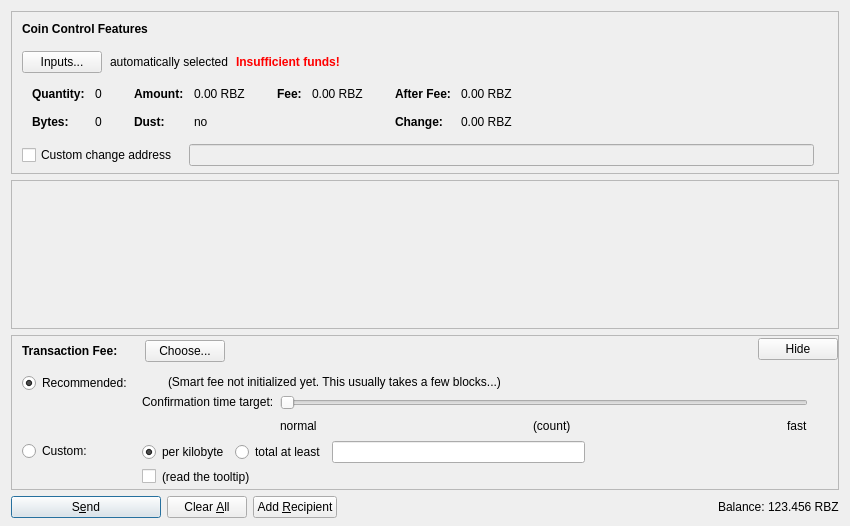
<?xml version="1.0" encoding="UTF-8"?>
<ui version="4.0">
 <class>SendCoinsDialog</class>
 <widget class="QDialog" name="SendCoinsDialog">
  <property name="geometry">
   <rect>
    <x>0</x>
    <y>0</y>
    <width>850</width>
    <height>526</height>
   </rect>
  </property>
  <property name="windowTitle">
   <string>Send Coins</string>
  </property>
  <layout class="QVBoxLayout" name="verticalLayout" stretch="0,1,0,0">
   <property name="bottomMargin">
    <number>8</number>
   </property>
   <item>
    <widget class="QFrame" name="frameCoinControl">
     <property name="sizePolicy">
      <sizepolicy hsizetype="Expanding" vsizetype="Expanding">
       <horstretch>0</horstretch>
       <verstretch>0</verstretch>
      </sizepolicy>
     </property>
     <property name="maximumSize">
      <size>
       <width>16777215</width>
       <height>16777215</height>
      </size>
     </property>
     <property name="frameShape">
      <enum>QFrame::StyledPanel</enum>
     </property>
     <property name="frameShadow">
      <enum>QFrame::Sunken</enum>
     </property>
     <layout class="QVBoxLayout" name="verticalLayoutCoinControl2">
      <property name="spacing">
       <number>0</number>
      </property>
      <property name="leftMargin">
       <number>0</number>
      </property>
      <property name="topMargin">
       <number>0</number>
      </property>
      <property name="rightMargin">
       <number>0</number>
      </property>
      <property name="bottomMargin">
       <number>6</number>
      </property>
      <item>
       <layout class="QVBoxLayout" name="verticalLayoutCoinControl" stretch="0,0,0,0,1">
        <property name="spacing">
         <number>0</number>
        </property>
        <property name="leftMargin">
         <number>10</number>
        </property>
        <property name="topMargin">
         <number>10</number>
        </property>
        <item>
         <layout class="QHBoxLayout" name="horizontalLayoutCoinControl1">
          <property name="bottomMargin">
           <number>15</number>
          </property>
          <item>
           <widget class="QLabel" name="labelCoinControlFeatures">
            <property name="sizePolicy">
             <sizepolicy hsizetype="Preferred" vsizetype="Maximum">
              <horstretch>0</horstretch>
              <verstretch>0</verstretch>
             </sizepolicy>
            </property>
            <property name="font">
             <font>
              <weight>75</weight>
              <bold>true</bold>
             </font>
            </property>
            <property name="styleSheet">
             <string notr="true">font-weight:bold;</string>
            </property>
            <property name="text">
             <string>Coin Control Features</string>
            </property>
           </widget>
          </item>
         </layout>
        </item>
        <item>
         <layout class="QHBoxLayout" name="horizontalLayoutCoinControl2" stretch="0,0,0,0">
          <property name="spacing">
           <number>8</number>
          </property>
          <property name="bottomMargin">
           <number>10</number>
          </property>
          <item>
           <widget class="QPushButton" name="pushButtonCoinControl">
            <property name="styleSheet">
             <string notr="true"/>
            </property>
            <property name="text">
             <string>Inputs...</string>
            </property>
            <property name="autoDefault">
             <bool>false</bool>
            </property>
           </widget>
          </item>
          <item>
           <widget class="QLabel" name="labelCoinControlAutomaticallySelected">
            <property name="text">
             <string>automatically selected</string>
            </property>
            <property name="margin">
             <number>5</number>
            </property>
           </widget>
          </item>
          <item>
           <widget class="QLabel" name="labelCoinControlInsuffFunds">
            <property name="font">
             <font>
              <weight>75</weight>
              <bold>true</bold>
             </font>
            </property>
            <property name="styleSheet">
             <string notr="true">color:red;font-weight:bold;</string>
            </property>
            <property name="text">
             <string>Insufficient funds!</string>
            </property>
            <property name="margin">
             <number>5</number>
            </property>
           </widget>
          </item>
          <item>
           <spacer name="horizontalSpacerCoinControl">
            <property name="orientation">
             <enum>Qt::Horizontal</enum>
            </property>
            <property name="sizeHint" stdset="0">
             <size>
              <width>40</width>
              <height>1</height>
             </size>
            </property>
           </spacer>
          </item>
         </layout>
        </item>
        <item>
         <widget class="QWidget" name="widgetCoinControl" native="true">
          <property name="sizePolicy">
           <sizepolicy hsizetype="Preferred" vsizetype="Preferred">
            <horstretch>0</horstretch>
            <verstretch>0</verstretch>
           </sizepolicy>
          </property>
          <property name="minimumSize">
           <size>
            <width>0</width>
            <height>0</height>
           </size>
          </property>
          <property name="styleSheet">
           <string notr="true"/>
          </property>
          <layout class="QHBoxLayout" name="horizontalLayoutCoinControl5">
           <property name="leftMargin">
            <number>0</number>
           </property>
           <property name="topMargin">
            <number>0</number>
           </property>
           <property name="rightMargin">
            <number>0</number>
           </property>
           <property name="bottomMargin">
            <number>0</number>
           </property>
           <item>
            <layout class="QHBoxLayout" name="horizontalLayoutCoinControl3" stretch="0,0,0,1">
             <property name="spacing">
              <number>20</number>
             </property>
             <property name="topMargin">
              <number>0</number>
             </property>
             <property name="bottomMargin">
              <number>10</number>
             </property>
             <item>
              <layout class="QFormLayout" name="formLayoutCoinControl1">
               <property name="horizontalSpacing">
                <number>10</number>
               </property>
               <property name="verticalSpacing">
                <number>14</number>
               </property>
               <property name="leftMargin">
                <number>10</number>
               </property>
               <property name="topMargin">
                <number>4</number>
               </property>
               <property name="rightMargin">
                <number>6</number>
               </property>
               <item row="0" column="0">
                <widget class="QLabel" name="labelCoinControlQuantityText">
                 <property name="font">
                  <font>
                   <weight>75</weight>
                   <bold>true</bold>
                  </font>
                 </property>
                 <property name="text">
                  <string>Quantity:</string>
                 </property>
                 <property name="margin">
                  <number>0</number>
                 </property>
                </widget>
               </item>
               <item row="0" column="1">
                <widget class="QLabel" name="labelCoinControlQuantity">
                 <property name="cursor">
                  <cursorShape>IBeamCursor</cursorShape>
                 </property>
                 <property name="contextMenuPolicy">
                  <enum>Qt::ActionsContextMenu</enum>
                 </property>
                 <property name="text">
                  <string notr="true">0</string>
                 </property>
                 <property name="margin">
                  <number>0</number>
                 </property>
                 <property name="textInteractionFlags">
                  <set>Qt::LinksAccessibleByMouse|Qt::TextSelectableByKeyboard|Qt::TextSelectableByMouse</set>
                 </property>
                </widget>
               </item>
               <item row="1" column="0">
                <widget class="QLabel" name="labelCoinControlBytesText">
                 <property name="font">
                  <font>
                   <weight>75</weight>
                   <bold>true</bold>
                  </font>
                 </property>
                 <property name="text">
                  <string>Bytes:</string>
                 </property>
                </widget>
               </item>
               <item row="1" column="1">
                <widget class="QLabel" name="labelCoinControlBytes">
                 <property name="cursor">
                  <cursorShape>IBeamCursor</cursorShape>
                 </property>
                 <property name="contextMenuPolicy">
                  <enum>Qt::ActionsContextMenu</enum>
                 </property>
                 <property name="text">
                  <string notr="true">0</string>
                 </property>
                 <property name="textInteractionFlags">
                  <set>Qt::LinksAccessibleByMouse|Qt::TextSelectableByKeyboard|Qt::TextSelectableByMouse</set>
                 </property>
                </widget>
               </item>
              </layout>
             </item>
             <item>
              <layout class="QFormLayout" name="formLayoutCoinControl2">
               <property name="horizontalSpacing">
                <number>10</number>
               </property>
               <property name="verticalSpacing">
                <number>14</number>
               </property>
               <property name="leftMargin">
                <number>6</number>
               </property>
               <property name="topMargin">
                <number>4</number>
               </property>
               <property name="rightMargin">
                <number>6</number>
               </property>
               <item row="0" column="0">
                <widget class="QLabel" name="labelCoinControlAmountText">
                 <property name="font">
                  <font>
                   <weight>75</weight>
                   <bold>true</bold>
                  </font>
                 </property>
                 <property name="text">
                  <string>Amount:</string>
                 </property>
                 <property name="margin">
                  <number>0</number>
                 </property>
                </widget>
               </item>
               <item row="0" column="1">
                <widget class="QLabel" name="labelCoinControlAmount">
                 <property name="cursor">
                  <cursorShape>IBeamCursor</cursorShape>
                 </property>
                 <property name="contextMenuPolicy">
                  <enum>Qt::ActionsContextMenu</enum>
                 </property>
                 <property name="text">
                  <string notr="true">0.00 RBZ</string>
                 </property>
                 <property name="textInteractionFlags">
                  <set>Qt::LinksAccessibleByMouse|Qt::TextSelectableByKeyboard|Qt::TextSelectableByMouse</set>
                 </property>
                </widget>
               </item>
               <item row="1" column="0">
                <widget class="QLabel" name="labelCoinControlLowOutputText">
                 <property name="font">
                  <font>
                   <weight>75</weight>
                   <bold>true</bold>
                  </font>
                 </property>
                 <property name="text">
                  <string>Dust:</string>
                 </property>
                </widget>
               </item>
               <item row="1" column="1">
                <widget class="QLabel" name="labelCoinControlLowOutput">
                 <property name="cursor">
                  <cursorShape>IBeamCursor</cursorShape>
                 </property>
                 <property name="contextMenuPolicy">
                  <enum>Qt::ActionsContextMenu</enum>
                 </property>
                 <property name="text">
                  <string notr="true">no</string>
                 </property>
                 <property name="textInteractionFlags">
                  <set>Qt::LinksAccessibleByMouse|Qt::TextSelectableByKeyboard|Qt::TextSelectableByMouse</set>
                 </property>
                </widget>
               </item>
              </layout>
             </item>
             <item>
              <layout class="QFormLayout" name="formLayoutCoinControl3">
               <property name="horizontalSpacing">
                <number>10</number>
               </property>
               <property name="verticalSpacing">
                <number>14</number>
               </property>
               <property name="leftMargin">
                <number>6</number>
               </property>
               <property name="topMargin">
                <number>4</number>
               </property>
               <property name="rightMargin">
                <number>6</number>
               </property>
               <item row="0" column="0">
                <widget class="QLabel" name="labelCoinControlFeeText">
                 <property name="font">
                  <font>
                   <weight>75</weight>
                   <bold>true</bold>
                  </font>
                 </property>
                 <property name="text">
                  <string>Fee:</string>
                 </property>
                 <property name="margin">
                  <number>0</number>
                 </property>
                </widget>
               </item>
               <item row="0" column="1">
                <widget class="QLabel" name="labelCoinControlFee">
                 <property name="cursor">
                  <cursorShape>IBeamCursor</cursorShape>
                 </property>
                 <property name="contextMenuPolicy">
                  <enum>Qt::ActionsContextMenu</enum>
                 </property>
                 <property name="text">
                  <string notr="true">0.00 RBZ</string>
                 </property>
                 <property name="textInteractionFlags">
                  <set>Qt::LinksAccessibleByMouse|Qt::TextSelectableByKeyboard|Qt::TextSelectableByMouse</set>
                 </property>
                </widget>
               </item>
              </layout>
             </item>
             <item>
              <layout class="QFormLayout" name="formLayoutCoinControl4">
               <property name="horizontalSpacing">
                <number>10</number>
               </property>
               <property name="verticalSpacing">
                <number>14</number>
               </property>
               <property name="leftMargin">
                <number>6</number>
               </property>
               <property name="topMargin">
                <number>4</number>
               </property>
               <property name="rightMargin">
                <number>6</number>
               </property>
               <item row="0" column="0">
                <widget class="QLabel" name="labelCoinControlAfterFeeText">
                 <property name="font">
                  <font>
                   <weight>75</weight>
                   <bold>true</bold>
                  </font>
                 </property>
                 <property name="text">
                  <string>After Fee:</string>
                 </property>
                 <property name="margin">
                  <number>0</number>
                 </property>
                </widget>
               </item>
               <item row="0" column="1">
                <widget class="QLabel" name="labelCoinControlAfterFee">
                 <property name="cursor">
                  <cursorShape>IBeamCursor</cursorShape>
                 </property>
                 <property name="contextMenuPolicy">
                  <enum>Qt::ActionsContextMenu</enum>
                 </property>
                 <property name="text">
                  <string notr="true">0.00 RBZ</string>
                 </property>
                 <property name="textInteractionFlags">
                  <set>Qt::LinksAccessibleByMouse|Qt::TextSelectableByKeyboard|Qt::TextSelectableByMouse</set>
                 </property>
                </widget>
               </item>
               <item row="1" column="0">
                <widget class="QLabel" name="labelCoinControlChangeText">
                 <property name="font">
                  <font>
                   <weight>75</weight>
                   <bold>true</bold>
                  </font>
                 </property>
                 <property name="text">
                  <string>Change:</string>
                 </property>
                </widget>
               </item>
               <item row="1" column="1">
                <widget class="QLabel" name="labelCoinControlChange">
                 <property name="cursor">
                  <cursorShape>IBeamCursor</cursorShape>
                 </property>
                 <property name="contextMenuPolicy">
                  <enum>Qt::ActionsContextMenu</enum>
                 </property>
                 <property name="text">
                  <string notr="true">0.00 RBZ</string>
                 </property>
                 <property name="textInteractionFlags">
                  <set>Qt::LinksAccessibleByMouse|Qt::TextSelectableByKeyboard|Qt::TextSelectableByMouse</set>
                 </property>
                </widget>
               </item>
              </layout>
             </item>
            </layout>
           </item>
          </layout>
         </widget>
        </item>
        <item>
         <layout class="QHBoxLayout" name="horizontalLayoutCoinControl4" stretch="0,0,0">
          <property name="spacing">
           <number>12</number>
          </property>
          <property name="sizeConstraint">
           <enum>QLayout::SetDefaultConstraint</enum>
          </property>
          <property name="topMargin">
           <number>5</number>
          </property>
          <property name="rightMargin">
           <number>5</number>
          </property>
          <item>
           <widget class="QCheckBox" name="checkBoxCoinControlChange">
            <property name="toolTip">
             <string>If this is activated, but the change address is empty or invalid, change will be sent to a newly generated address.</string>
            </property>
            <property name="text">
             <string>Custom change address</string>
            </property>
           </widget>
          </item>
          <item>
           <widget class="QValidatedLineEdit" name="lineEditCoinControlChange">
            <property name="enabled">
             <bool>false</bool>
            </property>
            <property name="sizePolicy">
             <sizepolicy hsizetype="Expanding" vsizetype="Fixed">
              <horstretch>0</horstretch>
              <verstretch>0</verstretch>
             </sizepolicy>
            </property>
           </widget>
          </item>
          <item>
           <widget class="QLabel" name="labelCoinControlChangeLabel">
            <property name="sizePolicy">
             <sizepolicy hsizetype="Preferred" vsizetype="Expanding">
              <horstretch>0</horstretch>
              <verstretch>0</verstretch>
             </sizepolicy>
            </property>
            <property name="minimumSize">
             <size>
              <width>0</width>
              <height>0</height>
             </size>
            </property>
            <property name="text">
             <string/>
            </property>
            <property name="margin">
             <number>3</number>
            </property>
           </widget>
          </item>
         </layout>
        </item>
        <item>
         <spacer name="verticalSpacerCoinControl">
          <property name="orientation">
           <enum>Qt::Vertical</enum>
          </property>
          <property name="sizeHint" stdset="0">
           <size>
            <width>800</width>
            <height>1</height>
           </size>
          </property>
         </spacer>
        </item>
       </layout>
      </item>
     </layout>
    </widget>
   </item>
   <item>
    <widget class="QScrollArea" name="scrollArea">
     <property name="widgetResizable">
      <bool>true</bool>
     </property>
     <widget class="QWidget" name="scrollAreaWidgetContents">
      <property name="geometry">
       <rect>
        <x>0</x>
        <y>0</y>
        <width>830</width>
        <height>104</height>
       </rect>
      </property>
      <layout class="QVBoxLayout" name="verticalLayout_2" stretch="0,1">
       <property name="leftMargin">
        <number>0</number>
       </property>
       <property name="topMargin">
        <number>0</number>
       </property>
       <property name="rightMargin">
        <number>0</number>
       </property>
       <property name="bottomMargin">
        <number>0</number>
       </property>
       <item>
        <layout class="QVBoxLayout" name="entries">
         <property name="spacing">
          <number>6</number>
         </property>
        </layout>
       </item>
       <item>
        <spacer name="verticalSpacer">
         <property name="orientation">
          <enum>Qt::Vertical</enum>
         </property>
         <property name="sizeHint" stdset="0">
          <size>
           <width>20</width>
           <height>40</height>
          </size>
         </property>
        </spacer>
       </item>
      </layout>
     </widget>
    </widget>
   </item>
   <item>
    <widget class="QFrame" name="frameFee">
     <property name="sizePolicy">
      <sizepolicy hsizetype="Expanding" vsizetype="Expanding">
       <horstretch>0</horstretch>
       <verstretch>0</verstretch>
      </sizepolicy>
     </property>
     <property name="maximumSize">
      <size>
       <width>16777215</width>
       <height>16777215</height>
      </size>
     </property>
     <property name="frameShape">
      <enum>QFrame::StyledPanel</enum>
     </property>
     <property name="frameShadow">
      <enum>QFrame::Sunken</enum>
     </property>
     <layout class="QVBoxLayout" name="verticalLayoutFee1">
      <property name="spacing">
       <number>0</number>
      </property>
      <property name="leftMargin">
       <number>0</number>
      </property>
      <property name="topMargin">
       <number>0</number>
      </property>
      <property name="rightMargin">
       <number>0</number>
      </property>
      <property name="bottomMargin">
       <number>0</number>
      </property>
      <item>
       <layout class="QVBoxLayout" name="verticalLayoutFee2" stretch="0,0,0">
        <property name="spacing">
         <number>0</number>
        </property>
        <property name="leftMargin">
         <number>10</number>
        </property>
        <property name="topMargin">
         <number>0</number>
        </property>
        <item>
         <layout class="QHBoxLayout" name="horizontalLayoutFee1">
          <property name="bottomMargin">
           <number>0</number>
          </property>
          <item>
           <layout class="QVBoxLayout" name="verticalLayoutFee7">
            <property name="spacing">
             <number>0</number>
            </property>
            <item>
             <spacer name="verticalSpacerSmartFee">
              <property name="orientation">
               <enum>Qt::Vertical</enum>
              </property>
              <property name="sizeType">
               <enum>QSizePolicy::Fixed</enum>
              </property>
              <property name="sizeHint" stdset="0">
               <size>
                <width>1</width>
                <height>4</height>
               </size>
              </property>
             </spacer>
            </item>
            <item>
             <layout class="QHBoxLayout" name="horizontalLayoutSmartFee">
              <property name="spacing">
               <number>10</number>
              </property>
              <item>
               <widget class="QLabel" name="labelFeeHeadline">
                <property name="sizePolicy">
                 <sizepolicy hsizetype="Preferred" vsizetype="Maximum">
                  <horstretch>0</horstretch>
                  <verstretch>0</verstretch>
                 </sizepolicy>
                </property>
                <property name="font">
                 <font>
                  <weight>75</weight>
                  <bold>true</bold>
                 </font>
                </property>
                <property name="styleSheet">
                 <string notr="true">font-weight:bold;</string>
                </property>
                <property name="text">
                 <string>Transaction Fee:</string>
                </property>
               </widget>
              </item>
              <item>
               <widget class="QLabel" name="labelFeeMinimized">
                <property name="text">
                 <string/>
                </property>
               </widget>
              </item>
              <item>
               <widget class="QPushButton" name="buttonChooseFee">
                <property name="text">
                 <string>Choose...</string>
                </property>
               </widget>
              </item>
             </layout>
            </item>
            <item>
             <spacer name="verticalSpacer_5">
              <property name="orientation">
               <enum>Qt::Vertical</enum>
              </property>
              <property name="sizeHint" stdset="0">
               <size>
                <width>1</width>
                <height>1</height>
               </size>
              </property>
             </spacer>
            </item>
           </layout>
          </item>
          <item>
           <spacer name="horizontalSpacer_4">
            <property name="orientation">
             <enum>Qt::Horizontal</enum>
            </property>
            <property name="sizeHint" stdset="0">
             <size>
              <width>40</width>
              <height>20</height>
             </size>
            </property>
           </spacer>
          </item>
          <item>
           <widget class="QPushButton" name="buttonMinimizeFee">
            <property name="toolTip">
             <string>collapse fee-settings</string>
            </property>
            <property name="text">
             <string>Hide</string>
            </property>
           </widget>
          </item>
         </layout>
        </item>
        <item>
         <widget class="QFrame" name="frameFeeSelection">
          <layout class="QVBoxLayout" name="verticalLayoutFee12">
           <property name="spacing">
            <number>0</number>
           </property>
           <property name="leftMargin">
            <number>0</number>
           </property>
           <property name="topMargin">
            <number>0</number>
           </property>
           <property name="rightMargin">
            <number>0</number>
           </property>
           <property name="bottomMargin">
            <number>0</number>
           </property>
           <item>
            <layout class="QGridLayout" name="gridLayoutFee">
             <property name="topMargin">
              <number>10</number>
             </property>
             <property name="bottomMargin">
              <number>4</number>
             </property>
             <property name="horizontalSpacing">
              <number>10</number>
             </property>
             <property name="verticalSpacing">
              <number>4</number>
             </property>
             <item row="1" column="1">
              <layout class="QVBoxLayout" name="verticalLayoutFee8">
               <property name="spacing">
                <number>6</number>
               </property>
               <item>
                <layout class="QHBoxLayout" name="horizontalLayoutFee13">
                 <item>
                  <widget class="QRadioButton" name="radioCustomPerKilobyte">
                   <property name="toolTip">
                    <string>If the custom fee is set to 1000 satoshis and the transaction is only 250 bytes, then &quot;per kilobyte&quot; only pays 250 satoshis in fee, while &quot;total at least&quot; pays 1000 satoshis. For transactions bigger than a kilobyte both pay by kilobyte.</string>
                   </property>
                   <property name="text">
                    <string>per kilobyte</string>
                   </property>
                   <property name="checked">
                    <bool>true</bool>
                   </property>
                   <attribute name="buttonGroup">
                    <string notr="true">groupCustomFee</string>
                   </attribute>
                  </widget>
                 </item>
                 <item>
                  <widget class="QRadioButton" name="radioCustomAtLeast">
                   <property name="toolTip">
                    <string>If the custom fee is set to 1000 satoshis and the transaction is only 250 bytes, then &quot;per kilobyte&quot; only pays 250 satoshis in fee, while &quot;total at least&quot; pays 1000 satoshis. For transactions bigger than a kilobyte both pay by kilobyte.</string>
                   </property>
                   <property name="text">
                    <string>total at least</string>
                   </property>
                   <attribute name="buttonGroup">
                    <string notr="true">groupCustomFee</string>
                   </attribute>
                  </widget>
                 </item>
                 <item>
                  <widget class="BitcoinAmountField" name="customFee"/>
                 </item>
                 <item>
                  <spacer name="horizontalSpacer_6">
                   <property name="orientation">
                    <enum>Qt::Horizontal</enum>
                   </property>
                   <property name="sizeHint" stdset="0">
                    <size>
                     <width>1</width>
                     <height>1</height>
                    </size>
                   </property>
                  </spacer>
                 </item>
                </layout>
               </item>
               <item>
                <layout class="QHBoxLayout" name="horizontalLayoutFee8">
                 <item>
                  <widget class="QCheckBox" name="checkBoxMinimumFee">
                   <property name="toolTip">
                    <string>Paying only the minimum fee is just fine as long as there is less transaction volume than space in the blocks. But be aware that this can end up in a never confirming transaction once there is more demand for rubixzcoin transactions than the network can process.</string>
                   </property>
                   <property name="text">
                    <string/>
                   </property>
                  </widget>
                 </item>
                 <item>
                  <widget class="QLabel" name="labelMinFeeWarning">
                   <property name="enabled">
                    <bool>true</bool>
                   </property>
                   <property name="toolTip">
                    <string>Paying only the minimum fee is just fine as long as there is less transaction volume than space in the blocks. But be aware that this can end up in a never confirming transaction once there is more demand for rubixzcoin transactions than the network can process.</string>
                   </property>
                   <property name="text">
                    <string>(read the tooltip)</string>
                   </property>
                   <property name="margin">
                    <number>5</number>
                   </property>
                  </widget>
                 </item>
                 <item>
                  <spacer name="horizontalSpacer_2">
                   <property name="orientation">
                    <enum>Qt::Horizontal</enum>
                   </property>
                   <property name="sizeHint" stdset="0">
                    <size>
                     <width>1</width>
                     <height>1</height>
                    </size>
                   </property>
                  </spacer>
                 </item>
                </layout>
               </item>
              </layout>
             </item>
             <item row="0" column="0">
              <layout class="QVBoxLayout" name="verticalLayoutFee4" stretch="0,1">
               <item>
                <widget class="QRadioButton" name="radioSmartFee">
                 <property name="text">
                  <string>Recommended:</string>
                 </property>
                 <property name="checked">
                  <bool>true</bool>
                 </property>
                 <attribute name="buttonGroup">
                  <string notr="true">groupFee</string>
                 </attribute>
                </widget>
               </item>
               <item>
                <spacer name="verticalSpacer_2">
                 <property name="orientation">
                  <enum>Qt::Vertical</enum>
                 </property>
                 <property name="sizeHint" stdset="0">
                  <size>
                   <width>1</width>
                   <height>1</height>
                  </size>
                 </property>
                </spacer>
               </item>
              </layout>
             </item>
             <item row="1" column="0">
              <layout class="QVBoxLayout" name="verticalLayoutFee9" stretch="0,1">
               <item>
                <widget class="QRadioButton" name="radioCustomFee">
                 <property name="text">
                  <string>Custom:</string>
                 </property>
                 <attribute name="buttonGroup">
                  <string notr="true">groupFee</string>
                 </attribute>
                </widget>
               </item>
               <item>
                <spacer name="verticalSpacer_6">
                 <property name="orientation">
                  <enum>Qt::Vertical</enum>
                 </property>
                 <property name="sizeHint" stdset="0">
                  <size>
                   <width>1</width>
                   <height>1</height>
                  </size>
                 </property>
                </spacer>
               </item>
              </layout>
             </item>
             <item row="0" column="1">
              <layout class="QVBoxLayout" name="verticalLayoutFee3" stretch="0,0,1">
               <property name="spacing">
                <number>6</number>
               </property>
               <property name="topMargin">
                <number>2</number>
               </property>
               <item>
                <layout class="QHBoxLayout" name="horizontalLayoutFee12">
                 <item>
                  <widget class="QLabel" name="labelSmartFee">
                   <property name="text">
                    <string/>
                   </property>
                   <property name="margin">
                    <number>2</number>
                   </property>
                  </widget>
                 </item>
                 <item>
                  <widget class="QLabel" name="labelFeeEstimation">
                   <property name="text">
                    <string/>
                   </property>
                  </widget>
                 </item>
                 <item>
                  <widget class="QLabel" name="labelSmartFee2">
                   <property name="text">
                    <string>(Smart fee not initialized yet. This usually takes a few blocks...)</string>
                   </property>
                   <property name="margin">
                    <number>2</number>
                   </property>
                  </widget>
                 </item>
                 <item>
                  <spacer name="horizontalSpacer_5">
                   <property name="orientation">
                    <enum>Qt::Horizontal</enum>
                   </property>
                   <property name="sizeHint" stdset="0">
                    <size>
                     <width>1</width>
                     <height>1</height>
                    </size>
                   </property>
                  </spacer>
                 </item>
                </layout>
               </item>
               <item>
                <layout class="QHBoxLayout" name="horizontalLayoutFee9">
                 <item>
                  <layout class="QVBoxLayout" name="verticalLayoutFee6">
                   <item>
                    <widget class="QLabel" name="labelSmartFee3">
                     <property name="text">
                      <string>Confirmation time target:</string>
                     </property>
                     <property name="margin">
                      <number>2</number>
                     </property>
                    </widget>
                   </item>
                   <item>
                    <spacer name="verticalSpacer_3">
                     <property name="orientation">
                      <enum>Qt::Vertical</enum>
                     </property>
                     <property name="sizeHint" stdset="0">
                      <size>
                       <width>1</width>
                       <height>1</height>
                      </size>
                     </property>
                    </spacer>
                   </item>
                  </layout>
                 </item>
                 <item>
                  <layout class="QVBoxLayout" name="verticalLayoutFee5">
                   <property name="rightMargin">
                    <number>30</number>
                   </property>
                   <item>
                    <widget class="QSlider" name="sliderSmartFee">
                     <property name="minimum">
                      <number>0</number>
                     </property>
                     <property name="maximum">
                      <number>23</number>
                     </property>
                     <property name="pageStep">
                      <number>1</number>
                     </property>
                     <property name="value">
                      <number>0</number>
                     </property>
                     <property name="orientation">
                      <enum>Qt::Horizontal</enum>
                     </property>
                     <property name="invertedAppearance">
                      <bool>false</bool>
                     </property>
                     <property name="invertedControls">
                      <bool>false</bool>
                     </property>
                     <property name="tickPosition">
                      <enum>QSlider::NoTicks</enum>
                     </property>
                    </widget>
                   </item>
                   <item>
                    <layout class="QHBoxLayout" name="horizontalLayoutFee10">
                     <item>
                      <widget class="QLabel" name="labelSmartFeeNormal">
                       <property name="text">
                        <string>normal</string>
                       </property>
                      </widget>
                     </item>
                     <item>
                      <spacer name="horizontalSpacer_7">
                       <property name="orientation">
                        <enum>Qt::Horizontal</enum>
                       </property>
                       <property name="sizeHint" stdset="0">
                        <size>
                         <width>40</width>
                         <height>20</height>
                        </size>
                       </property>
                      </spacer>
                     </item>
                     <item>
                      <widget class="QLabel" name="confirmationTargetLabel">
                       <property name="text">
                        <string notr="true">(count)</string>
                       </property>
                      </widget>
                     </item>
                     <item>
                      <spacer name="horizontalSpacer_3">
                       <property name="orientation">
                        <enum>Qt::Horizontal</enum>
                       </property>
                       <property name="sizeHint" stdset="0">
                        <size>
                         <width>40</width>
                         <height>20</height>
                        </size>
                       </property>
                      </spacer>
                     </item>
                     <item>
                      <widget class="QLabel" name="labelSmartFeeFast">
                       <property name="text">
                        <string>fast</string>
                       </property>
                      </widget>
                     </item>
                    </layout>
                   </item>
                  </layout>
                 </item>
                </layout>
               </item>
               <item>
                <spacer name="verticalSpacer_4">
                 <property name="orientation">
                  <enum>Qt::Vertical</enum>
                 </property>
                 <property name="sizeHint" stdset="0">
                  <size>
                   <width>1</width>
                   <height>1</height>
                  </size>
                 </property>
                </spacer>
               </item>
              </layout>
             </item>
            </layout>
           </item>
          </layout>
         </widget>
        </item>
        <item>
         <spacer name="verticalSpacerFee">
          <property name="orientation">
           <enum>Qt::Vertical</enum>
          </property>
          <property name="sizeHint" stdset="0">
           <size>
            <width>800</width>
            <height>1</height>
           </size>
          </property>
         </spacer>
        </item>
       </layout>
      </item>
     </layout>
    </widget>
   </item>
   <item>
    <layout class="QHBoxLayout" name="horizontalLayout">
     <item>
      <widget class="QPushButton" name="sendButton">
       <property name="minimumSize">
        <size>
         <width>150</width>
         <height>0</height>
        </size>
       </property>
       <property name="toolTip">
        <string>Confirm the send action</string>
       </property>
       <property name="text">
        <string>S&amp;end</string>
       </property>
       <property name="icon">
        <iconset resource="../bitcoin.qrc">
         <normaloff>:/icons/send</normaloff>:/icons/send</iconset>
       </property>
       <property name="autoDefault">
        <bool>false</bool>
       </property>
       <property name="default">
        <bool>true</bool>
       </property>
      </widget>
     </item>
     <item>
      <widget class="QPushButton" name="clearButton">
       <property name="sizePolicy">
        <sizepolicy hsizetype="Minimum" vsizetype="Fixed">
         <horstretch>0</horstretch>
         <verstretch>0</verstretch>
        </sizepolicy>
       </property>
       <property name="toolTip">
        <string>Clear all fields of the form.</string>
       </property>
       <property name="text">
        <string>Clear &amp;All</string>
       </property>
       <property name="icon">
        <iconset resource="../bitcoin.qrc">
         <normaloff>:/icons/remove</normaloff>:/icons/remove</iconset>
       </property>
       <property name="autoDefault">
        <bool>false</bool>
       </property>
      </widget>
     </item>
     <item>
      <widget class="QPushButton" name="addButton">
       <property name="toolTip">
        <string>Send to multiple recipients at once</string>
       </property>
       <property name="text">
        <string>Add &amp;Recipient</string>
       </property>
       <property name="icon">
        <iconset resource="../bitcoin.qrc">
         <normaloff>:/icons/add</normaloff>:/icons/add</iconset>
       </property>
       <property name="autoDefault">
        <bool>false</bool>
       </property>
      </widget>
     </item>
     <item>
      <spacer name="horizontalSpacer">
       <property name="orientation">
        <enum>Qt::Horizontal</enum>
       </property>
       <property name="sizeHint" stdset="0">
        <size>
         <width>40</width>
         <height>20</height>
        </size>
       </property>
      </spacer>
     </item>
     <item>
      <layout class="QHBoxLayout" name="horizontalLayout_2">
       <property name="spacing">
        <number>3</number>
       </property>
       <item>
        <widget class="QLabel" name="label">
         <property name="sizePolicy">
          <sizepolicy hsizetype="Preferred" vsizetype="Fixed">
           <horstretch>0</horstretch>
           <verstretch>0</verstretch>
          </sizepolicy>
         </property>
         <property name="text">
          <string>Balance:</string>
         </property>
        </widget>
       </item>
       <item>
        <widget class="QLabel" name="labelBalance">
         <property name="sizePolicy">
          <sizepolicy hsizetype="Preferred" vsizetype="Fixed">
           <horstretch>0</horstretch>
           <verstretch>0</verstretch>
          </sizepolicy>
         </property>
         <property name="cursor">
          <cursorShape>IBeamCursor</cursorShape>
         </property>
         <property name="text">
          <string notr="true">123.456 RBZ</string>
         </property>
         <property name="textInteractionFlags">
          <set>Qt::LinksAccessibleByMouse|Qt::TextSelectableByKeyboard|Qt::TextSelectableByMouse</set>
         </property>
        </widget>
       </item>
      </layout>
     </item>
    </layout>
   </item>
  </layout>
 </widget>
 <customwidgets>
  <customwidget>
   <class>QValidatedLineEdit</class>
   <extends>QLineEdit</extends>
   <header>qvalidatedlineedit.h</header>
  </customwidget>
  <customwidget>
   <class>BitcoinAmountField</class>
   <extends>QLineEdit</extends>
   <header>bitcoinamountfield.h</header>
   <container>1</container>
  </customwidget>
 </customwidgets>
 <resources>
  <include location="../bitcoin.qrc"/>
 </resources>
 <connections/>
 <buttongroups>
  <buttongroup name="groupFee"/>
  <buttongroup name="groupCustomFee"/>
 </buttongroups>
</ui>
